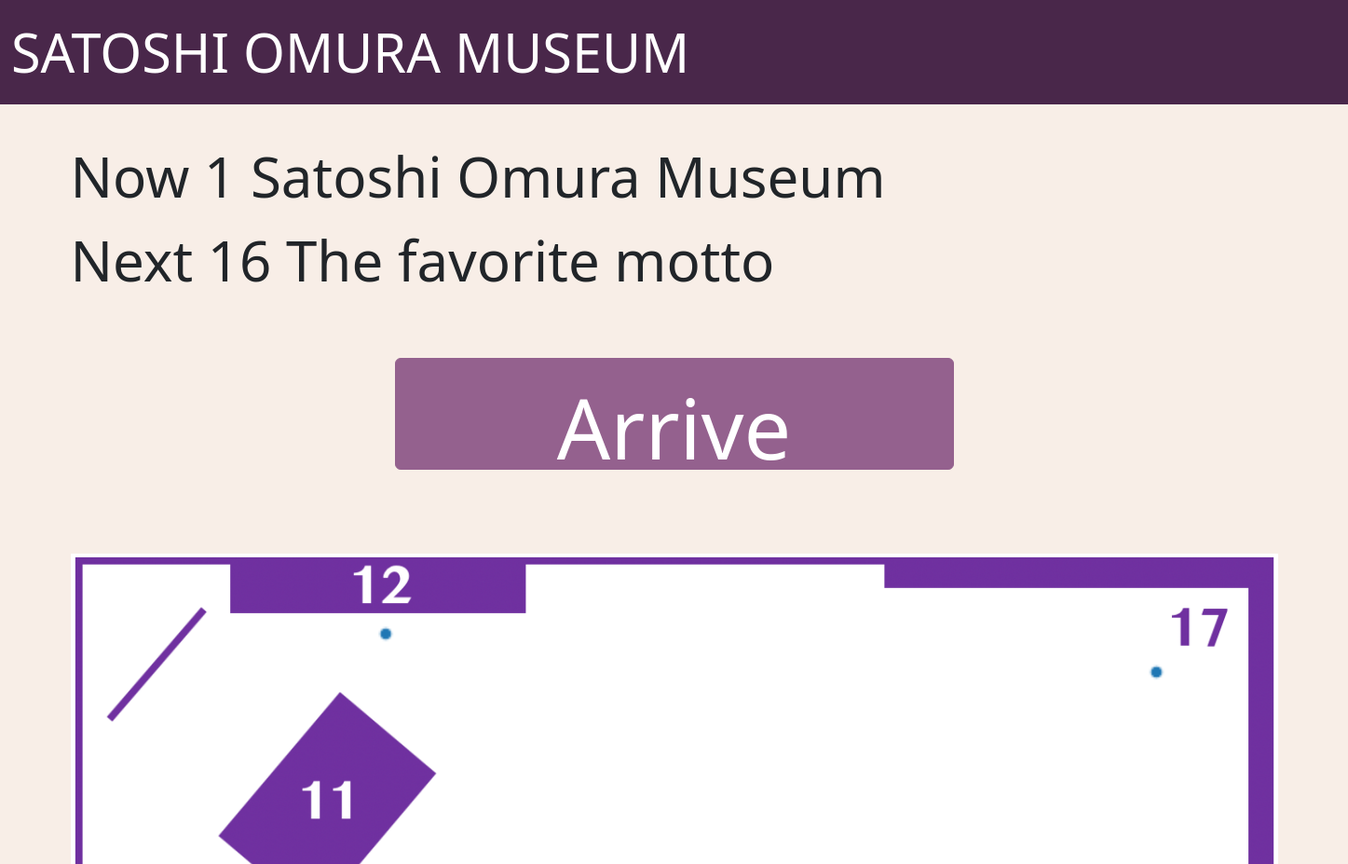
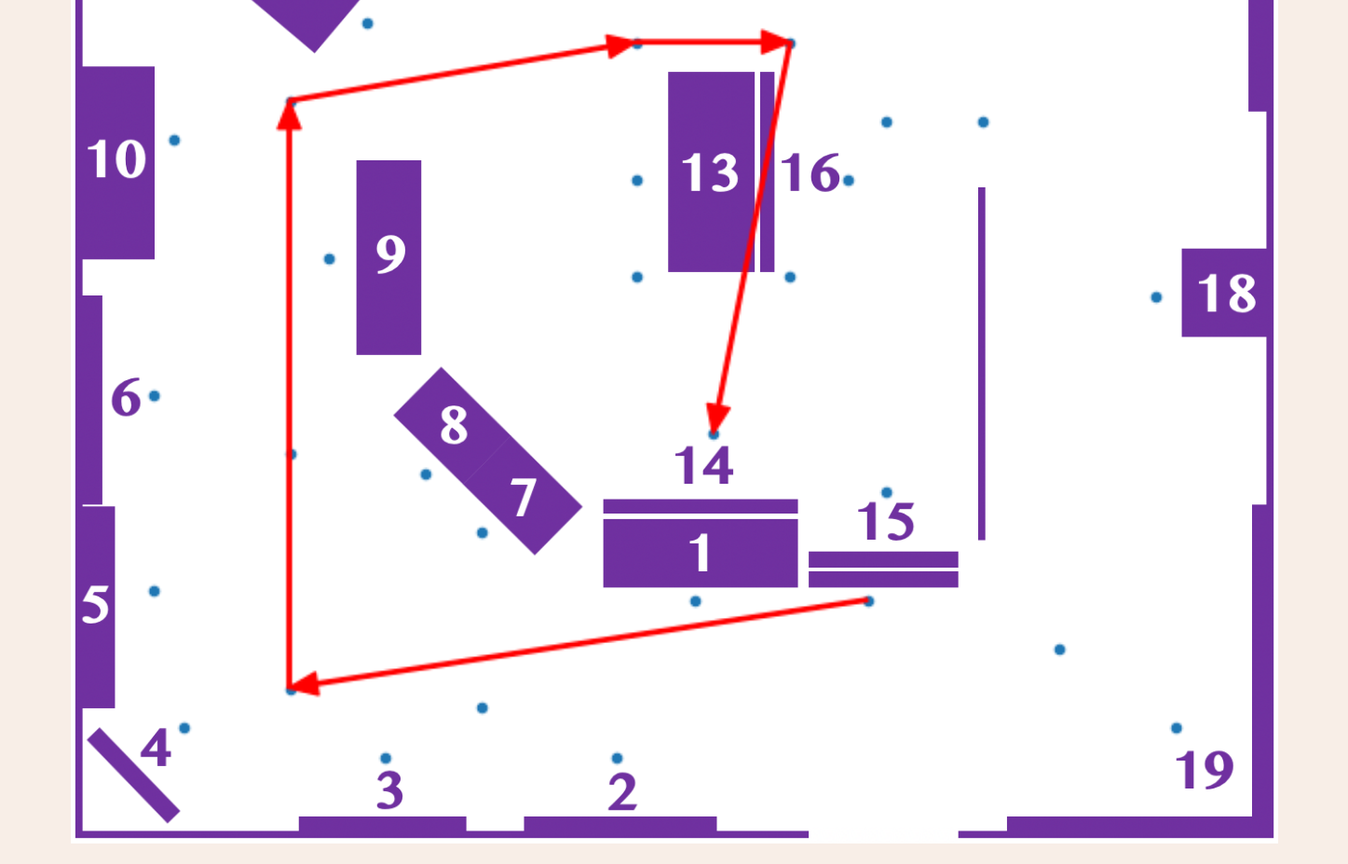
The app's page /QAmuseum/MuseumPath_En/134 with its own data (2 pictures, top to bottom).
### QAmuseum/models.py (models this page shows, shortened)
class OmuraMuseum(models.Model):
    id=models.IntegerField(primary_key=True)
    name=models.CharField(max_length=100)
    satisfaction=models.FloatField()
    x=models.IntegerField()
    y=models.IntegerField()
    stay_time = models.FloatField()
    wait_time = models.IntegerField(default=0)
    exp = models.TextField()
    image=models.ImageField(upload_to='media/',blank=True)
    en_name=models.CharField(max_length=100,default="title")
    en_exp = models.TextField(default="text")

### QAmuseum/views.py (the view, shortened to what this page needs)
# urls.py: path("MuseumPath_En/<int:pk>",views.MuseumPathEn,name="MuseumPathEn"),
def MuseumPathEn(request,pk):
    obj=UserPath.objects.get(pk=pk)
    obj.last_page=request.build_absolute_uri()
    obj.save()
    userpath = UserPath.objects.filter(pk=pk)
    for userpath in userpath:
        if userpath.now_spot==0:
            start_time=time.time()
            userpath.start_time=start_time
            userpath.save()
        nex = OmuraMuseum.objects.get(pk=userpath.next_spot)
        object = {
            "path":userpath.path,
            "nowspot":userpath.now_spot+1,
            "nextspot":userpath.next_spot+1,
            "pk":userpath.pk,
            "img":nex.image
            }
    nowsp=userpath.now_spot+1
    nextsp=userpath.next_spot+1
    now_spot=OmuraMuseum.objects.get(id=nowsp)
    next_spot=OmuraMuseum.objects.get(id=nextsp)
    spot={"nowspot_name":now_spot.en_name,
          "nextspot_name":next_spot.en_name}
    object.update(spot)
    pt=userpath.path.split(',')
    graph = Plot_graph(userpath.now_spot,userpath.next_spot,pt)
    object['graph']=graph
    return render(request, "QAmuseum/MuseumPath_En.html",object)

### QAmuseum/views.py (called while the page is built, shortened)
def Output_graph():
    buffer = BytesIO()
    plt.savefig(buffer,format="png",transparent=True)
    buffer.seek(0)
    img = buffer.getvalue()
    graph = base64.b64encode(img)
    graph = graph.decode("utf-8")
    buffer.close()
    return graph

def Waypoint(now_spot,next_spot):
    waypoint =[]
    waypoint.append(now_spot)
    if now_spot <=4:
        if next_spot>=8 and next_spot<=15:
            waypoint.append(20)
            if next_spot >= 13 and next_spot<=15:
                waypoint.append(21)
                if next_spot==14 or next_spot==15:
                    waypoint.append(24)
                    waypoint.append(25)
        if next_spot==6:
            waypoint.append(20)
        if next_spot==16 or next_spot==17:
            waypoint.append(27)
    waypoint.append(next_spot)
    return waypoint

### QAmuseum/templates/QAmuseum/MuseumPath_En.html (shortened to what this page needs)
{% load static %}
{% load django_bootstrap5 %}
{% load widget_tweaks %}
<!DOCTYPE html>
<html>
    <head>
        {% bootstrap_css %}
        <link rel="stylesheet" type="text/css" href="{% static 'css/bootstrap.min.css' %}">
        <link rel="stylesheet"  href="{% static 'QAmuseum/style.css' %}">
    </head>
    <body>
        <header>
            <nav class="navbar navbar-expand-md navbar-dark fixed-top bg-indigo">
                <div class="container-fluid">
                    <a class="navbar-brand" href="#">SATOSHI OMURA MUSEUM</a>
                </div>
            </nav>
        </header><br><br>
        <div class="container">
        <main>
        <div style="position:relative;z-index: 990;">
        Now {{nowspot}} {{nowspot_name}}<br>
        Next {{nextspot}} {{nextspot_name}}
        <div class="text-center">
            <div class="mx-auto btn-group">
            <form action="{% url 'ArriveEn' pk%}",method='GET'>
            <button type="submit" name="arrive" class="btn btn-success btn-block"><p class='bg'>Arrive</p></button></div>
        </form></div>
        </div><br>
        <div class="image-container">
            <img>
        </div>
        </main>
        </div>
    </body>
</html>

### QAmuseum/static/QAmuseum/style.css (style rules this page uses)
.bg-indigo { background-color: #49274a; }
header { position:fixed; top:0; width:100%; height:100px; font-size: larger; }
main { margin-top: auto; width:100%; }
body { font-size: 300%; background-color: #f8eee7; }
button { width:4em; height:2em; }
.navbar-brand { font-size: 100%; }
.container { font-size: 125%; }
.bg { font-size: 150%; }
.btn-success { margin-top:1em; width:600px; font-size: 100%; background-color: #94618e; border-color: #94618e; }
.image-container { position: relative; }
.image-container img { width:100%; height:auto; position: absolute; margin-bottom: 1em; transition: transform 0.3s ease; }
.image-container img:last-child { transform: scale(1.5); z-index: 2; }

### records on screen
OmuraMuseum: en_name "Satoshi Omura Museum"
OmuraMuseum: en_name "The favorite motto"

### other values on screen
{{ nowspot }} "1"
{{ nextspot }} "16"
